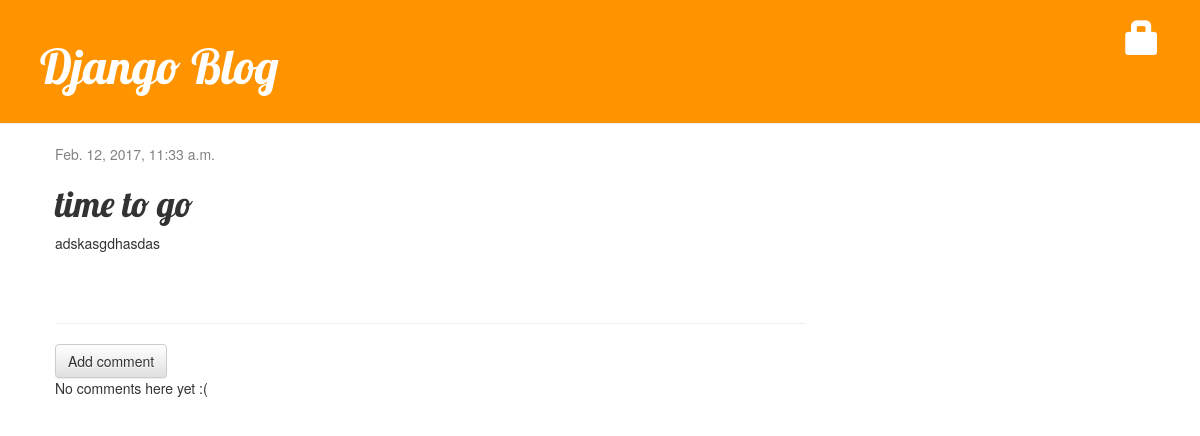
Page /post/6/ on the committed database.
### blog/models.py (models this page shows, shortened)
class Post(models.Model):
	author = models.ForeignKey('auth.User')
	title = models.CharField(max_length=200)
	text = models.TextField()
	createdDate = models.DateTimeField(
			default=timezone.now)
	publishedDate = models.DateTimeField(
			blank=True, null=True)

### blog/views.py (the view)
# urls.py: url(r'^post/(?P<pk>\d+)/$', views.post_detail, name='post_detail'),
def post_detail(request, pk):
	post = get_object_or_404(Post, pk=pk)
	return render(request, 'blog/post_detail.html', {'post': post})

### blog/templates/blog/post_detail.html (shortened to what this page needs)
{% extends 'blog/base.html' %}
{% block content %}
	<div class="post">
		{% if post.publishedDate %}
			<div class="date">
				{{ post.publishedDate }}
			</div>
		{% else %}
			{% if user.is_authenticated %}
				<a class="btn btn-default" href="{% url 'post_publish' pk=post.pk %}">Publish</a>
			 {% endif %}
		{% endif %}
		<h1>{{ post.title }}</h1>
		<p>{{ post.text|linebreaksbr }}</p>
	</div>
	<hr>
	<a class="btn btn-default" href="{% url 'add_comment_to_post' pk=post.pk %}">Add comment</a>
	{% for comment in post.comments.all %}
	{% if user.is_authenticated or comment.approved_comment %}
	<div class="comment">
		<div class="date">
			{{ comment.created_date }}
			{% if not comment.approved_comment %}
				<a class="btn btn-default" href="{% url 'comment_remove' pk=comment.pk %}"><span class="glyphicon glyphicon-remove"></span></a>
				<a class="btn btn-default" href="{% url 'comment_approve' pk=comment.pk %}"><span class="glyphicon glyphicon-ok"></span></a>
			{% endif %}
		</div>
		<strong>{{ comment.author }}</strong>
		<p>{{ comment.text|linebreaks }}</p>
	</div>
	{% endif %}
{% empty %}
	<p>No comments here yet :(</p>
{% endfor %}
{% endblock %}

### blog/static/css/blog.css (style rules this page uses)
h1, h2, h3, h4 { font-family: 'Lobster', cursive; }
.date { color: #828282; }
.post { margin-bottom: 70px; }

### rows in the picture
Post: publishedDate "Feb. 12, 2017, 11:33 a.m.", title "time to go", text "adskasgdhasdas"
